Frame 1 (no input): blank canvas, image omitted
Frame 60 (the mouse pressed at the canvas centre just before this capture): blank canvas, image omitted
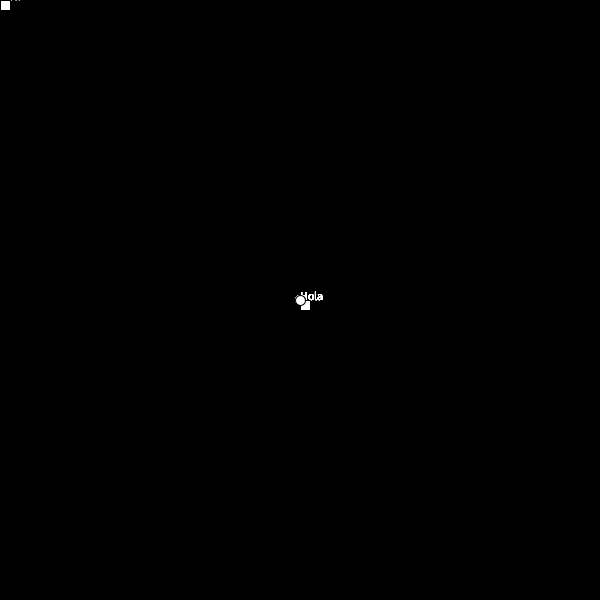
Frame 120 (the mouse held since frame 60 and released just before this capture)

The Processing sketch whose frames 1 and 60 were blank and that drew this single picture after the mouse press (run headless with seeded random() and noise(); from frame 60 on, the mouse is pressed at the canvas centre):

// Processing sketch: sketch_170907b
// ── sketch_170907b.pde
void setup(){
  size(600,600);
  background(0);
  //frameRate(1);
}
void draw(){
  float x = mouseX ;
  float y = mouseY ;
  
  int shapeChoice = int(random(3));
  println(shapeChoice);
  if (shapeChoice == 0){
    rect (mouseX,mouseY,10,10);
  }
  else if (shapeChoice == 1){ 
  ellipse(mouseX,mouseY,10,10);
  }
  else {
    text("Hola",mouseX,mouseY);
  }
}
